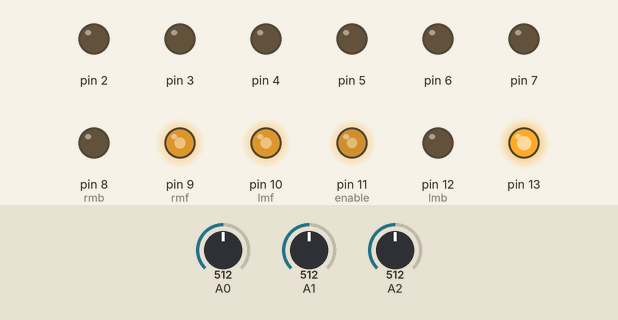
This sketch was run on a simulated Arduino Uno, built with avr-gcc and run on an emulated ATmega328P. Shown: output pins drawn as LEDs (lit = HIGH). Inputs (shaded band) come from the test bench; at power-on: A0 = 512, A1 = 512, A2 = 512.

Above: at 1.2 s.
1.3 s: A0 set to 306
At 2.5 s:
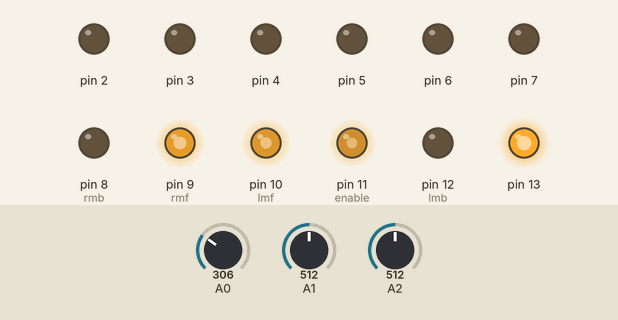
2.8 s: A1 set to 306
At 3.7 s:
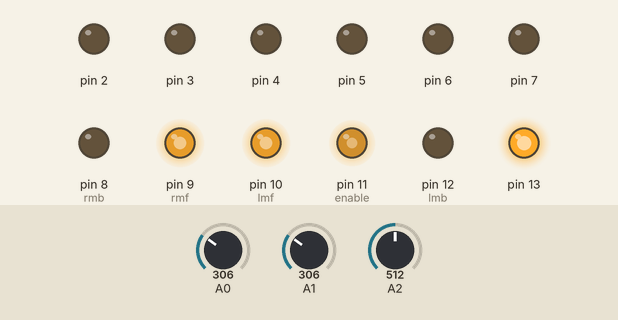
4.3 s: A2 set to 11
5.8 s: A2 set to 8
At 7.0 s:
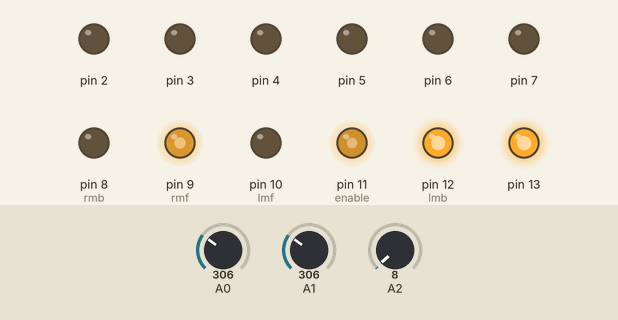
7.3 s: A2 set to 122
At 8.4 s:
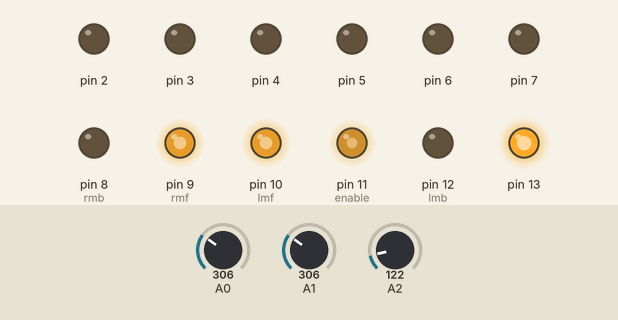
8.8 s: A0 set to 511
At 9.5 s:
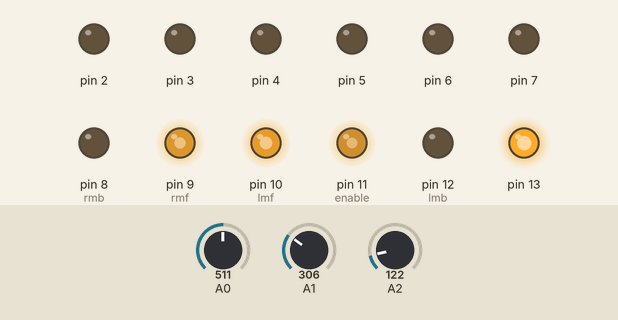
Timing chart, 0 to 11.3 s (numbered marks = the images above; inputs shaded):
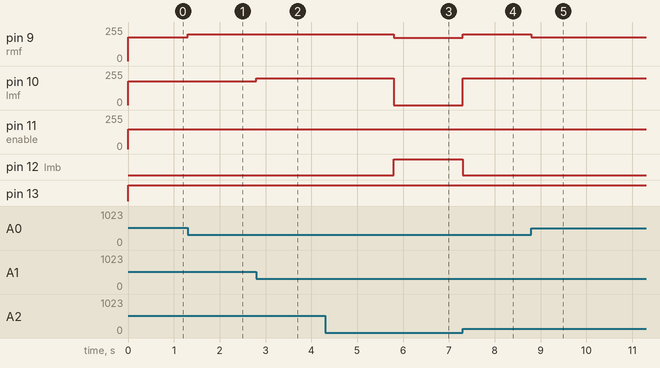

The sketch:

light_of_the_seven.ino
```cpp
int enable_speed = 150;
const int  enable = 11;
const int  lmf = 10;
const int  lmb = 12;
const int  rmf = 9;
const int  rmb = 8;
int thresh = 10;

int in[3];
void setup() {
  for(int i=0; i<=13; i++)
    pinMode(i,OUTPUT);
    Serial.begin(9600);
  }
void get_input(){
  for(int i=0; i<3; i++){
    in[i] = analogRead(i);
    }
}

void rotate(){
  if (in[2] < thresh){
      analogWrite(11,150);
      analogWrite(rmf,175);
      analogWrite(rmb,0);

      analogWrite(lmf,0);
      analogWrite(lmb,175);
    }
  else{// if( in[0] > 150){
    light_follow();
  }
}

void light_follow(){
  analogWrite(enable,enable_speed);
  digitalWrite(rmb,LOW);
  digitalWrite(lmb,LOW);
  if(in[1]>thresh /*&& in[1]<1000 */){
    //int x=(-1.0/9.0)*in[1]+(1900/9);
    int x=-0.2*in[1]+280;
    if ( x > 200 )  x = 200;
    analogWrite(lmf,x);
  }
  /*else{

    }*/
  if(in[0]>thresh /*&& in[0]<1000*/){
    int z=-0.2*in[0]+280;
    if ( z > 200 )  z = 200;
    //int z=(-1.0/9.0)*in[0]+(1900/9);
    analogWrite(rmf,z);
  }
  /*else{
    analogWrite(rmf,0);
    }
    */
  }


void loop() {
  digitalWrite(13,HIGH);
    get_input();
    rotate();
}
```

Measured:
- the behaviour switches between 10 and 9 on A2 (found by bisection; images 2 and 3)
- after the input at 1.3 s, pin 9 (rmf): 177/255 → 200/255 at once
- after the input at 2.8 s, pin 10 (lmf): 177/255 → 200/255 at once
- after the input at 4.3 s, every drawn part: stays the same
- after the input at 5.8 s, pin 9 (rmf): 200/255 → 175/255 at once; pin 10 (lmf): 200/255 → 0/255 at once; pin 12 (lmb): LOW → HIGH at once
- after the input at 7.3 s, pin 9 (rmf): 175/255 → 200/255 at once; pin 10 (lmf): 0/255 → 200/255 at once; pin 12 (lmb): HIGH → LOW at once
- after the input at 8.8 s, pin 9 (rmf): 200/255 → 177/255 at once
